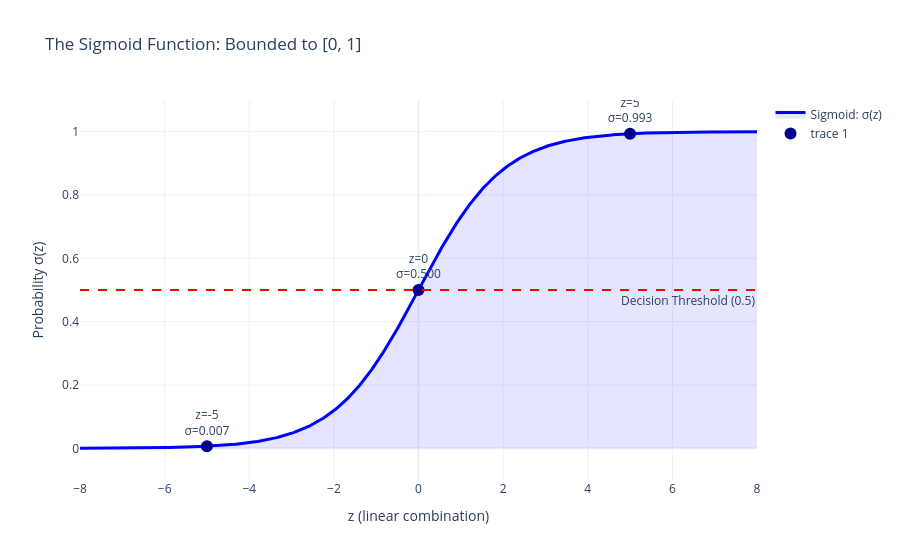

Notebook cell for this chart:
### Markdown cell above
### 3. The Sigmoid Function
Transforms any input into a probability between 0 and 1:

$$
\sigma(z) = \frac{1}{1 + e^{-z}}
$$

### Code cell
import numpy as np
import plotly.graph_objects as go

# Define sigmoid with clipping for stability
def sigmoid(z):
    return 1 / (1 + np.exp(-np.clip(z, -500, 500)))

# Generate values
z = np.linspace(-8, 8, 1000)
sigma_z = sigmoid(z)

# Create figure
fig = go.Figure()

fig.add_trace(go.Scatter(
    x=z,
    y=sigma_z,
    mode='lines',
    name='Sigmoid: σ(z)',
    line=dict(color='blue', width=3),
    fill='tozeroy',
    fillcolor='rgba(0, 0, 255, 0.1)'
))

fig.add_hline(
    y=0.5,
    line_dash="dash",
    line_color="red",
    annotation_text="Decision Threshold (0.5)",
    annotation_position="bottom right"
)

key_z = [-5, 0, 5]
key_sigma = [sigmoid(i) for i in key_z]

fig.add_trace(go.Scatter(
    x=key_z,
    y=key_sigma,
    mode='markers+text',
    marker=dict(size=12, color='darkblue'),
    text=[f"z={i}<br>σ={sigmoid(i):.3f}" for i in key_z],
    textposition="top center"
))

fig.update_layout(
    title="The Sigmoid Function: Bounded to [0, 1]",
    xaxis_title="z (linear combination)",
    yaxis_title="Probability σ(z)",
    yaxis=dict(range=[-0.1, 1.1]),
    template="plotly_white"
)

fig.show()

print("Sigmoid Properties:")
print(f"σ(-5) = {sigmoid(-5):.6f} -> Close to 0%")
print(f"σ(0)  = {sigmoid(0):.6f} -> 50%")
print(f"σ(5)  = {sigmoid(5):.6f} -> Close to 100%")

### Figure 1 — Plotly figure (JSON) as saved in the notebook; plotly's stock layout.template omitted (floating-point values rounded to 4 significant figures; data arrays with more than 128 entries replaced by an {"elided": "..."} marker saying what was removed)
{"data": [{"fill": "tozeroy", "fillcolor": "rgba(0, 0, 255, 0.1)", "line": {"color": "blue", "width": 3}, "mode": "lines", "name": "Sigmoid: σ(z)", "type": "scatter", "x": {"elided": "1000 float values"}, "y": {"elided": "1000 float values"}}, {"marker": {"color": "darkblue", "size": 12}, "mode": "markers+text", "text": ["z=-5<br>σ=0.007", "z=0<br>σ=0.500", "z=5<br>σ=0.993"], "textposition": "top center", "type": "scatter", "x": [-5, 0, 5], "y": [0.006693, 0.5, 0.9933]}], "layout": {"annotations": [{"showarrow": false, "text": "Decision Threshold (0.5)", "x": 1, "xanchor": "right", "xref": "x domain", "y": 0.5, "yanchor": "top", "yref": "y"}], "shapes": [{"line": {"color": "red", "dash": "dash"}, "type": "line", "x0": 0, "x1": 1, "xref": "x domain", "y0": 0.5, "y1": 0.5, "yref": "y"}], "title": {"text": "The Sigmoid Function: Bounded to [0, 1]"}, "xaxis": {"title": {"text": "z (linear combination)"}}, "yaxis": {"range": [-0.1, 1.1], "title": {"text": "Probability σ(z)"}}}}
